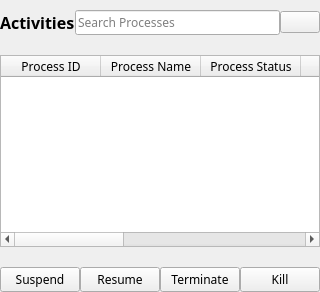
            <widget class="QWidget" name="activities">
             <layout class="QVBoxLayout" name="verticalLayout_4">
              <property name="spacing">
               <number>10</number>
              </property>
              <property name="leftMargin">
               <number>0</number>
              </property>
              <property name="topMargin">
               <number>0</number>
              </property>
              <property name="rightMargin">
               <number>0</number>
              </property>
              <property name="bottomMargin">
               <number>0</number>
              </property>
              <item>
               <widget class="QFrame" name="frame_2">
                <property name="frameShape">
                 <enum>QFrame::NoFrame</enum>
                </property>
                <layout class="QHBoxLayout" name="horizontalLayout_11">
                 <property name="spacing">
                  <number>0</number>
                 </property>
                 <property name="leftMargin">
                  <number>0</number>
                 </property>
                 <property name="topMargin">
                  <number>10</number>
                 </property>
                 <property name="rightMargin">
                  <number>0</number>
                 </property>
                 <property name="bottomMargin">
                  <number>0</number>
                 </property>
                 <item>
                  <widget class="QLabel" name="label_56">
                   <property name="font">
                    <font>
                     <family>Asus Rog</family>
                     <pointsize>12</pointsize>
                     <weight>75</weight>
                     <bold>true</bold>
                    </font>
                   </property>
                   <property name="text">
                    <string>Activities</string>
                   </property>
                  </widget>
                 </item>
                 <item>
                  <widget class="QFrame" name="frame_5">
                   <property name="frameShape">
                    <enum>QFrame::NoFrame</enum>
                   </property>
                   <layout class="QHBoxLayout" name="horizontalLayout_12">
                    <property name="spacing">
                     <number>0</number>
                    </property>
                    <property name="leftMargin">
                     <number>0</number>
                    </property>
                    <property name="topMargin">
                     <number>0</number>
                    </property>
                    <property name="rightMargin">
                     <number>0</number>
                    </property>
                    <property name="bottomMargin">
                     <number>0</number>
                    </property>
                    <item>
                     <widget class="QLineEdit" name="activity_search">
                      <property name="font">
                       <font>
                        <family>Asus Rog</family>
                       </font>
                      </property>
                      <property name="inputMask">
                       <string/>
                      </property>
                      <property name="text">
                       <string/>
                      </property>
                      <property name="placeholderText">
                       <string>Search Processes</string>
                      </property>
                     </widget>
                    </item>
                    <item>
                     <widget class="QPushButton" name="pushButton_11">
                      <property name="text">
                       <string/>
                      </property>
                      <property name="icon">
                       <iconset resource="../Qss/icons/_icons.qrc">
                        <normaloff>:/feather/icons/feather/search.png</normaloff>:/feather/icons/feather/search.png</iconset>
                      </property>
                     </widget>
                    </item>
                   </layout>
                  </widget>
                 </item>
                </layout>
               </widget>
              </item>
              <item>
               <widget class="QFrame" name="frame_3">
                <property name="frameShape">
                 <enum>QFrame::NoFrame</enum>
                </property>
                <layout class="QVBoxLayout" name="verticalLayout_7">
                 <property name="spacing">
                  <number>0</number>
                 </property>
                 <property name="leftMargin">
                  <number>0</number>
                 </property>
                 <property name="topMargin">
                  <number>10</number>
                 </property>
                 <property name="rightMargin">
                  <number>0</number>
                 </property>
                 <property name="bottomMargin">
                  <number>0</number>
                 </property>
                 <item>
                  <widget class="QTableWidget" name="tableWidget">
                   <property name="font">
                    <font>
                     <family>Asus Rog</family>
                    </font>
                   </property>
                   <property name="editTriggers">
                    <set>QAbstractItemView::NoEditTriggers</set>
                   </property>
                   <column>
                    <property name="text">
                     <string>Process ID</string>
                    </property>
                    <property name="font">
                     <font>
                      <family>Asus Rog</family>
                     </font>
                    </property>
                   </column>
                   <column>
                    <property name="text">
                     <string>Process Name</string>
                    </property>
                    <property name="font">
                     <font>
                      <family>Asus Rog</family>
                     </font>
                    </property>
                   </column>
                   <column>
                    <property name="text">
                     <string>Process Status</string>
                    </property>
                    <property name="font">
                     <font>
                      <family>Asus Rog</family>
                     </font>
                    </property>
                   </column>
                   <column>
                    <property name="text">
                     <string>Started</string>
                    </property>
                    <property name="font">
                     <font>
                      <family>Asus Rog</family>
                     </font>
                    </property>
                   </column>
                   <column>
                    <property name="text">
                     <string>Suspend</string>
                    </property>
                    <property name="font">
                     <font>
                      <family>Asus Rog</family>
                     </font>
                    </property>
                   </column>
                   <column>
                    <property name="text">
                     <string>Resume</string>
                    </property>
                    <property name="font">
                     <font>
                      <family>Asus Rog</family>
                     </font>
                    </property>
                   </column>
                   <column>
                    <property name="text">
                     <string>Terminate</string>
                    </property>
                    <property name="font">
                     <font>
                      <family>Asus Rog</family>
                     </font>
                    </property>
                   </column>
                   <column>
                    <property name="text">
                     <string>Kill</string>
                    </property>
                    <property name="font">
                     <font>
                      <family>Asus Rog</family>
                     </font>
                    </property>
                   </column>
                  </widget>
                 </item>
                </layout>
               </widget>
              </item>
              <item>
               <widget class="QFrame" name="frame_4">
                <property name="frameShape">
                 <enum>QFrame::NoFrame</enum>
                </property>
                <layout class="QHBoxLayout" name="horizontalLayout_13">
                 <property name="spacing">
                  <number>0</number>
                 </property>
                 <property name="leftMargin">
                  <number>0</number>
                 </property>
                 <property name="topMargin">
                  <number>10</number>
                 </property>
                 <property name="rightMargin">
                  <number>0</number>
                 </property>
                 <property name="bottomMargin">
                  <number>0</number>
                 </property>
                 <item>
                  <widget class="QPushButton" name="pushButton_12">
                   <property name="font">
                    <font>
                     <family>Asus Rog</family>
                    </font>
                   </property>
                   <property name="text">
                    <string>Suspend</string>
                   </property>
                  </widget>
                 </item>
                 <item>
                  <widget class="QPushButton" name="pushButton_13">
                   <property name="font">
                    <font>
                     <family>Asus Rog</family>
                    </font>
                   </property>
                   <property name="text">
                    <string>Resume</string>
                   </property>
                  </widget>
                 </item>
                 <item>
                  <widget class="QPushButton" name="pushButton_14">
                   <property name="font">
                    <font>
                     <family>Asus Rog</family>
                    </font>
                   </property>
                   <property name="text">
                    <string>Terminate</string>
                   </property>
                  </widget>
                 </item>
                 <item>
                  <widget class="QPushButton" name="pushButton_15">
                   <property name="font">
                    <font>
                     <family>Asus Rog</family>
                    </font>
                   </property>
                   <property name="text">
                    <string>Kill</string>
                   </property>
                  </widget>
                 </item>
                </layout>
               </widget>
              </item>
             </layout>
            </widget>
